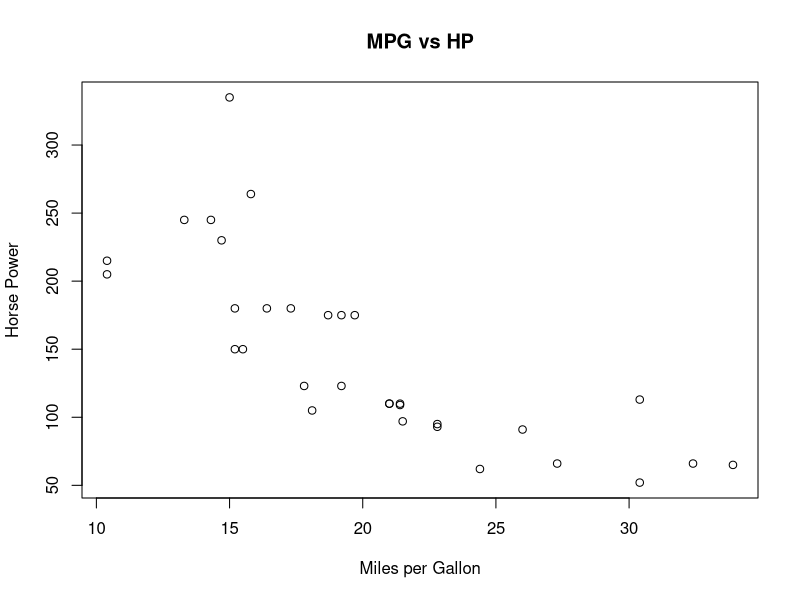

R code for this plot:
# Part A ---------------------------------------------------------

n <- 1.0
x<-1.0
i<-0
cat(paste("i", "x", "n\n", sep="\t\t"))
while (i < 1025) {
  n<-n*2.0
  x<-1.0/n

  if (i > 1000){
    
    if (x != 0){
      cat(paste( i, x, n, "\n", sep="\t"))
    }else{
      cat(paste( i, x, n, "\n", sep="\t\t"))
    }
  }

  
  i<-i+1
}

# Part B ----------------------------------------------------------
n = c(1:10)
Factorial_n = factorial(n)
Approximation = (n/exp(1))^n * (2*pi*n)^(1/2)
Absolute_Err = abs(Factorial_n - Approximation)
Percent_Rel_Err = Absolute_Err / Factorial_n * 100

Part_B_DF = data.frame(
  n,
  Factorial_n    = formatC(Factorial_n,    digits = 2, format = "fg"),
  Approximation = formatC(Approximation,   digits = 2, format = "fg"),
  Absolute_Err  = formatC(Absolute_Err,    digits = 2, format = "fg"),
  Percent_Rel_Err = formatC(Percent_Rel_Err, digits = 2, format = "fg")
)

# Part C ----------------------------------------------------------
data("mtcars")
names(mtcars)
head(mtcars)
str(mtcars)
summary(mtcars)

# convert vs to factor
mtcars$vs = cut(mtcars$vs, 2, labels = c("V-shaped", "Straight"))
head(mtcars)

# Plot mpg vs hp
plot(
  main = "MPG vs HP",
  x = mtcars$mpg,
  xlab = "Miles per Gallon",
  y = mtcars$hp,
  ylab = "Horse Power"
)

# find far left and far right data points

# green group
mtcars[mtcars$mpg < 12.5,]

# red group
mtcars[mtcars$mpg > 30 & mtcars$hp < 100,]

